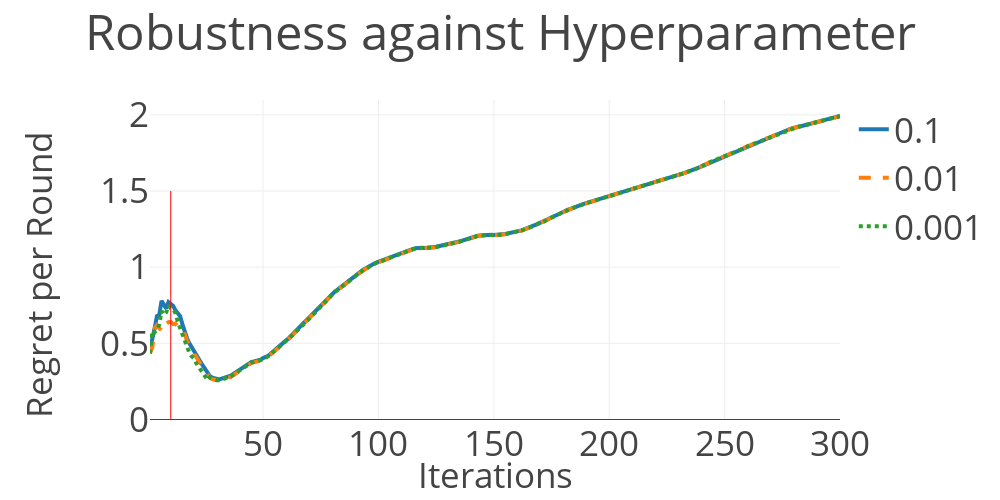

Notebook source saved alongside this figure:
### Code cell
title = 'Robustness against Hyperparameter'

target_dir = './results/'
name_01 = target_dir + '20190509/syn_tv_and_time_dep_matern52_ctv_delta0.1.csv'
name_001 = target_dir + '20190509/syn_tv_and_time_dep_matern52_ctv_delta0.01.csv'
name_0001 = target_dir + '20190509/syn_tv_and_time_dep_matern52_ctv_delta0.001.csv'

name_list=[
    '0.1',
    '0.01',
    '0.001',
    'hoge'
]

plot_graph(name_01, name_001, name_0001, 'hoge', title, name_list=name_list)

### Figure 1 — Plotly figure (JSON) as saved in the notebook; plotly's stock layout.template omitted (floating-point values rounded to 4 significant figures; data arrays with more than 128 entries replaced by an {"elided": "..."} marker saying what was removed)
{"data": [{"line": {"width": 4}, "name": "0.1", "type": "scatter", "uid": "976e1a79-147e-4c62-a439-f6964a899616", "x": {"elided": "300 int values"}, "y": {"elided": "300 float values"}}, {"line": {"dash": "dash", "width": 4}, "name": "0.01", "type": "scatter", "uid": "50b8b5ac-e636-4902-8d04-76b2e9f9f980", "x": {"elided": "300 int values"}, "y": {"elided": "300 float values"}}, {"line": {"dash": "dot", "width": 4}, "name": "0.001", "type": "scatter", "uid": "a304302a-7707-4efb-bd53-d4cc31723e9e", "x": {"elided": "300 int values"}, "y": {"elided": "300 float values"}}], "layout": {"annotations": [{"showarrow": false, "text": "Iterations", "x": 0.5, "xref": "paper", "y": -0.25, "yref": "paper"}, {"showarrow": false, "text": "Regret per Round", "textangle": -90, "x": -0.2, "xref": "paper", "y": 0, "yref": "paper"}], "autosize": false, "font": {"size": 35}, "height": 500, "margin": {"l": 150}, "shapes": [{"line": {"color": "red", "width": 1}, "type": "line", "x0": 10, "x1": 10, "y0": 0, "y1": 1.5}], "title": {"text": "Robustness against Hyperparameter"}, "width": 1000}}
